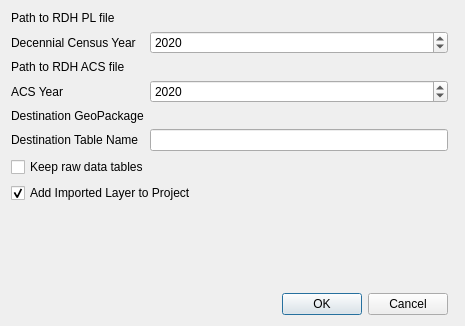
<?xml version="1.0" encoding="UTF-8"?>
<ui version="4.0">
 <class>dlgRDHImport</class>
 <widget class="QDialog" name="dlgRDHImport">
  <property name="geometry">
   <rect>
    <x>0</x>
    <y>0</y>
    <width>465</width>
    <height>326</height>
   </rect>
  </property>
  <property name="windowTitle">
   <string>Import RDH PL File</string>
  </property>
  <layout class="QGridLayout" name="gridLayout">
   <item row="0" column="0">
    <widget class="QLabel" name="lbPLFile">
     <property name="text">
      <string>Path to RDH PL file</string>
     </property>
    </widget>
   </item>
   <item row="0" column="1">
    <widget class="QgsFileWidget" name="fwPLFile">
     <property name="dialogTitle">
      <string>Select PL data file</string>
     </property>
     <property name="filter">
      <string>*.shp</string>
     </property>
    </widget>
   </item>
   <item row="1" column="0">
    <widget class="QLabel" name="lbDecennialYear">
     <property name="text">
      <string>Decennial Census Year</string>
     </property>
    </widget>
   </item>
   <item row="1" column="1">
    <widget class="QgsSpinBox" name="spDecennialYear">
     <property name="minimum">
      <number>1970</number>
     </property>
     <property name="maximum">
      <number>2050</number>
     </property>
     <property name="singleStep">
      <number>10</number>
     </property>
     <property name="value">
      <number>2020</number>
     </property>
    </widget>
   </item>
   <item row="2" column="0">
    <widget class="QLabel" name="lbACSFile">
     <property name="text">
      <string>Path to RDH ACS file</string>
     </property>
    </widget>
   </item>
   <item row="2" column="1">
    <widget class="QgsFileWidget" name="fwACSFile">
     <property name="dialogTitle">
      <string>Select ACS data file</string>
     </property>
     <property name="filter">
      <string>*.shp; *.csv</string>
     </property>
    </widget>
   </item>
   <item row="3" column="0">
    <widget class="QLabel" name="lbACSYear">
     <property name="text">
      <string>ACS Year</string>
     </property>
    </widget>
   </item>
   <item row="3" column="1">
    <widget class="QgsSpinBox" name="spACSYear">
     <property name="minimum">
      <number>1980</number>
     </property>
     <property name="maximum">
      <number>2050</number>
     </property>
     <property name="singleStep">
      <number>1</number>
     </property>
     <property name="value">
      <number>2020</number>
     </property>
    </widget>
   </item>
   <item row="4" column="0">
    <widget class="QLabel" name="lbOutput">
     <property name="text">
      <string>Destination GeoPackage</string>
     </property>
    </widget>
   </item>
   <item row="4" column="1">
    <widget class="QgsFileWidget" name="fwOutput">
     <property name="dialogTitle">
      <string>Save GeoPackage</string>
     </property>
     <property name="filter">
      <string>*.gpkg</string>
     </property>
     <property name="storageMode">
      <enum>QgsFileWidget::SaveFile</enum>
     </property>
    </widget>
   </item>
   <item row="5" column="0">
    <widget class="QLabel" name="lbTableName">
     <property name="text">
      <string>Destination Table Name</string>
     </property>
    </widget>
   </item>
   <item row="5" column="1">
    <widget class="QLineEdit" name="edTableName"/>
   </item>
   <item row="6" column="0" colspan="3">
    <widget class="QCheckBox" name="cbKeepRDHdata">
     <property name="text">
      <string>Keep raw data tables</string>
     </property>
    </widget>
   </item>
   <item row="7" column="0" colspan="2">
    <widget class="QCheckBox" name="cbAddToProject">
     <property name="text">
      <string>Add Imported Layer to Project</string>
     </property>
     <property name="checked">
      <bool>true</bool>
     </property>
    </widget>
   </item>
   <item row="8" column="0" colspan="2">
    <widget class="QLabel" name="lbStatus">
     <property name="styleSheet">
      <string notr="true">QLabel {
	color: red;
}</string>
     </property>
     <property name="text">
      <string/>
     </property>
    </widget>
   </item>
   <item row="9" column="0" colspan="2">
    <spacer name="verticalSpacer">
     <property name="orientation">
      <enum>Qt::Vertical</enum>
     </property>
     <property name="sizeHint" stdset="0">
      <size>
       <width>20</width>
       <height>40</height>
      </size>
     </property>
    </spacer>
   </item>
   <item row="11" column="0" colspan="2">
    <widget class="QDialogButtonBox" name="buttonBox">
     <property name="orientation">
      <enum>Qt::Horizontal</enum>
     </property>
     <property name="standardButtons">
      <set>QDialogButtonBox::Cancel|QDialogButtonBox::Ok</set>
     </property>
    </widget>
   </item>
  </layout>
 </widget>
 <customwidgets>
  <customwidget>
   <class>QgsFileWidget</class>
   <extends>QWidget</extends>
   <header>qgsfilewidget.h</header>
  </customwidget>
  <customwidget>
   <class>QgsSpinBox</class>
   <extends>QSpinBox</extends>
   <header>qgsspinbox.h</header>
  </customwidget>
 </customwidgets>
 <resources/>
 <connections>
  <connection>
   <sender>buttonBox</sender>
   <signal>accepted()</signal>
   <receiver>dlgRDHImport</receiver>
   <slot>accept()</slot>
   <hints>
    <hint type="sourcelabel">
     <x>248</x>
     <y>254</y>
    </hint>
    <hint type="destinationlabel">
     <x>157</x>
     <y>274</y>
    </hint>
   </hints>
  </connection>
  <connection>
   <sender>buttonBox</sender>
   <signal>rejected()</signal>
   <receiver>dlgRDHImport</receiver>
   <slot>reject()</slot>
   <hints>
    <hint type="sourcelabel">
     <x>316</x>
     <y>260</y>
    </hint>
    <hint type="destinationlabel">
     <x>286</x>
     <y>274</y>
    </hint>
   </hints>
  </connection>
 </connections>
</ui>
